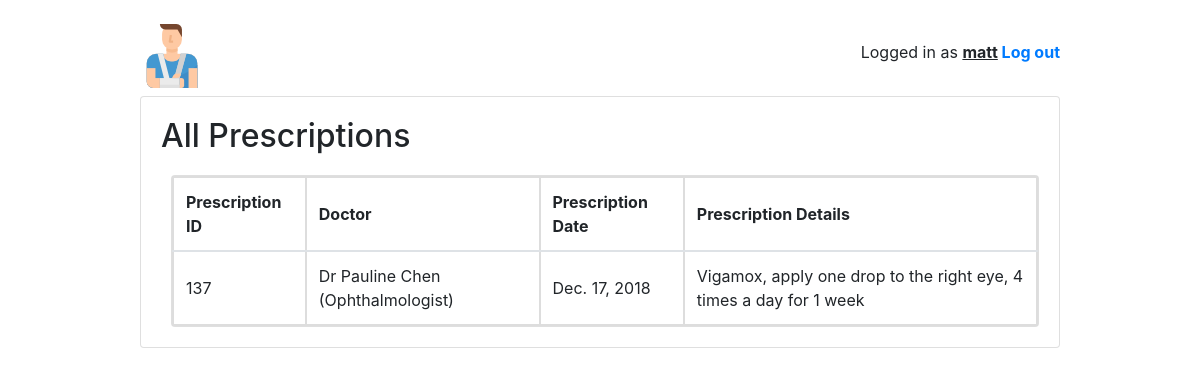
Page /home/patient/pro/102 (signed in) on the earlier database version.
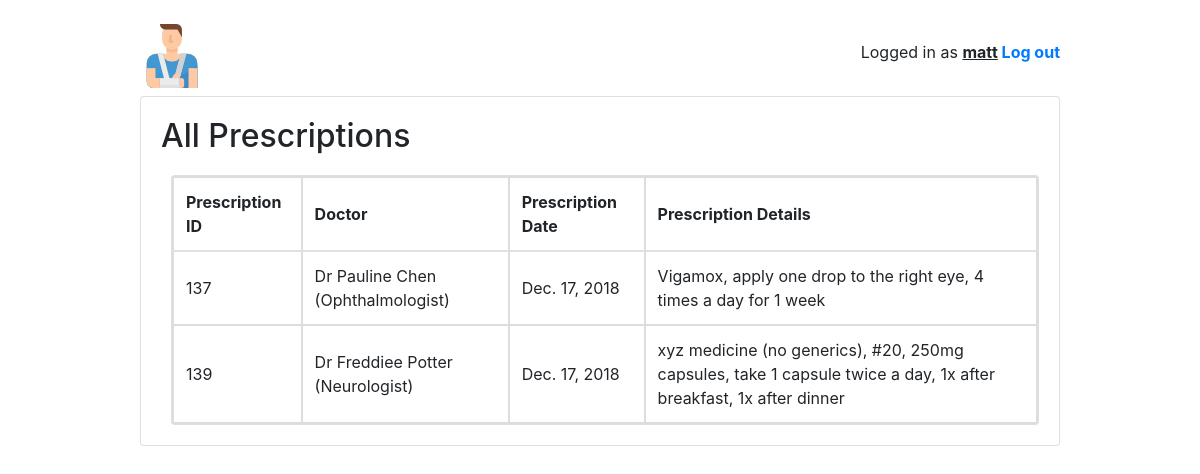
Same page on the later database version.
### home/models.py (models this page shows, shortened)
class Prescription(models.Model):
    patient = models.ForeignKey(Patient, on_delete=models.SET_NULL, null=True)
    doctor = models.ForeignKey(Doctor, on_delete=models.SET_NULL, null=True)
    dop = models.DateField('Prescription Date', null=True, blank=False)
    desc = models.CharField('Prescription Details', null=True, max_length=150)
    class Meta:
        ordering = ['-dop']

class Doctor(models.Model):
    GENDER_CHOICES = [('M', 'Male'), ('F', 'Female')]
    user = models.OneToOneField(User, on_delete=models.CASCADE)
    ssn = models.IntegerField('SSN', blank=False, primary_key=True)
    first_name = models.CharField('First Name', max_length=50, blank=False)
    last_name = models.CharField('Last Name', max_length=50, blank=False)
    gender = models.CharField(max_length=3, choices=GENDER_CHOICES, default='M')
    email = models.EmailField('Email', max_length=40, blank=True, null=True, unique=True)
    specialty = models.CharField(max_length=50, default='ENT')
    hospital = models.ForeignKey(Hospital, on_delete=models.SET_NULL, null=True)
    def __str__(self):
        return f'{self.first_name} {self.last_name} ({self.specialty})'
    class Meta:
        ordering = ['ssn']

### home/views/patient.py (the view)
# urls.py: path('pro/<int:pk>', patient.PatientDetailView.as_view(), name='patient_detail'),
@method_decorator([login_required, patient_required], name='dispatch')
class PatientDetailView(DetailView):
    model = Patient
    template_name = 'home/patient/patient_detail.html'

### home/templates/home/patient/patient_detail.html (shortened to what this page needs)
<!DOCTYPE html>
{% extends "base.html" %}
{% block content %}
<h2>All Prescriptions</h2>
<div class="card" style="margin-left: 10px; margin-top: 20px">
    <table class="table mb-0">
      <thead>
        <tr>
          <th class="align-middle">Prescription ID</th>
          <th class="align-middle">Doctor</th>
          <th class="align-middle">Prescription Date</th>
          <th class="align-middle">Prescription Details</th>
        </tr>
      </thead>
      <tbody>
        {% for p in user.patient.prescription_set.all %}
          <tr>
            <td class="align-middle" style="text-align: left">{{p.id}}</td>
            <td class="align-middle" style="text-align: left">Dr {{p.doctor}}</td>
            <td class="align-middle" style="text-align: left">{{p.dop}}</td>
            <td class="align-middle" style="text-align: left">{{p.desc}}</td>
          </tr>
        {% empty %}
          <tr>
            <td class="bg-light text-center font-italic" colspan="5">There are no prescriptions.</td>
          </tr>
        {% endfor %}
      </tbody>
    </table>
  </div>
{% endblock %}

Differences in the rows shown:
added Prescription: id "139", doctor "Freddiee Potter (Neurologist)", dop "Dec. 17, 2018", desc "xyz medicine (no generics), #20, 250mg capsules, take 1 capsule twice a day, 1x after breakfast, 1x after dinner"
